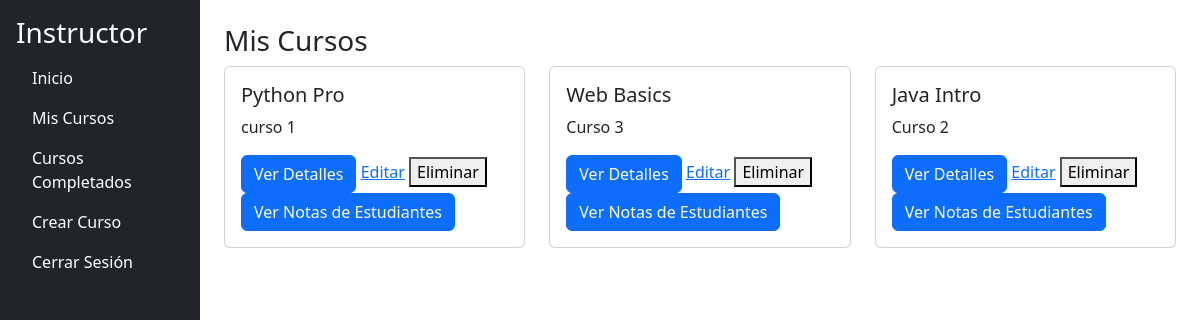
Before: /instructor/courses (signed in) with the older database file.
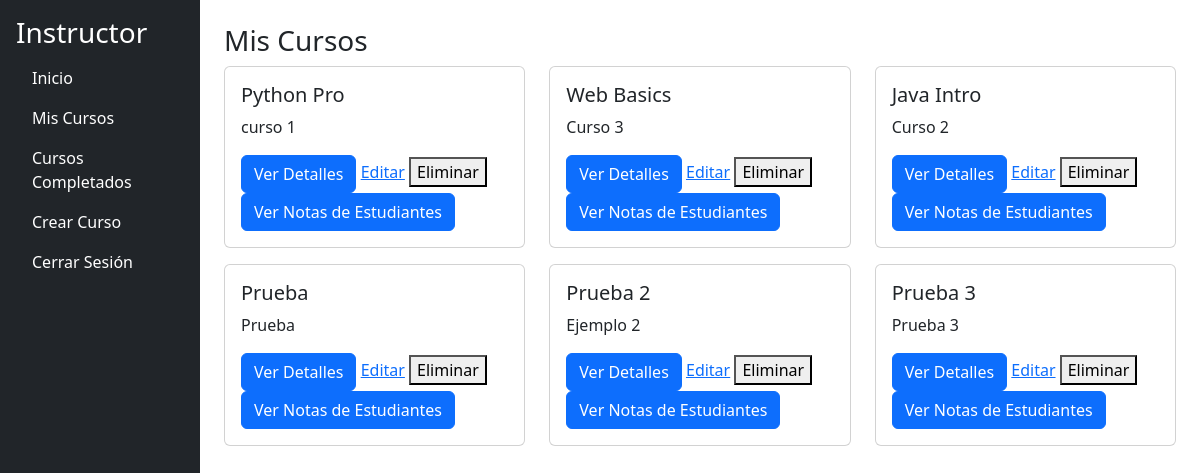
After: the same page with the newer database file.
### models.py (models this page shows, shortened)
class Course(db.Model):
    __tablename__ = 'courses'
    id = db.Column(db.Integer, primary_key=True)
    name = db.Column(db.String(200), nullable=False)
    description = db.Column(db.String(500), nullable=False)
    instructor_id = db.Column(db.Integer, db.ForeignKey('users.id'), nullable=False)
    modules = db.relationship('Module', back_populates='course', lazy=True, cascade='all, delete-orphan')
    enrollments = db.relationship(
        'CourseEnrollment', back_populates='course', lazy=True, cascade='all, delete-orphan'
    )

### app.py (the view)
@app.route('/instructor/courses', methods=['GET'])
@login_required
@role_required('instructor')
def instructor_courses():
    courses = Course.query.filter_by(instructor_id=current_user.id).all()
    return render_template('instructor/courses.html', courses=courses)

### app.py (called while the page is built)
@login_manager.user_loader
def load_user(user_id):
    return User.query.get(int(user_id))

def role_required(role):
    def decorator(f):
        @wraps(f)
        def decorated_function(*args, **kwargs):
            if not current_user.is_authenticated or current_user.role.name != role:
                abort(403)
            return f(*args, **kwargs)
        return decorated_function
    return decorator

### app/templates/instructor/courses.html (shortened to what this page needs)
{% extends "instructor/base_instructor.html" %}
{% block content %}
<div class="mb-4">
    <h3>Mis Cursos</h3>
    <div class="row">
        {% if courses %}
            {% for course in courses %}
            <div class="col-md-4">
                <div class="card mb-3">
                    <div class="card-body">
                        <h5 class="card-title">{{ course.name }}</h5>
                        <p class="card-text">{{ course.description }}</p>
                        <a href="{{ url_for('course_details', course_id=course.id) }}" class="btn btn-primary">Ver Detalles</a>
                        <a href="{{ url_for('edit_course', course_id=course.id) }}">Editar</a>
                        <form action="{{ url_for('delete_course', course_id=course.id) }}" method="POST" style="display:inline;">
                            <button type="submit">Eliminar</button>
                        </form>
                        <a href="{{ url_for('course_students', course_id=course.id) }}" class="btn btn-primary">Ver Notas de Estudiantes</a>
                    </div>
                </div>
            </div>
            {% endfor %}
        {% else %}
        <p>No has creado ningún curso todavía.</p>
        {% endif %}
    </div>
</div>
{% endblock %}

Changed rows visible on the page:
added Course: name "Prueba", description "Prueba"
added Course: name "Prueba 2", description "Ejemplo 2"
added Course: name "Prueba 3", description "Prueba 3"
